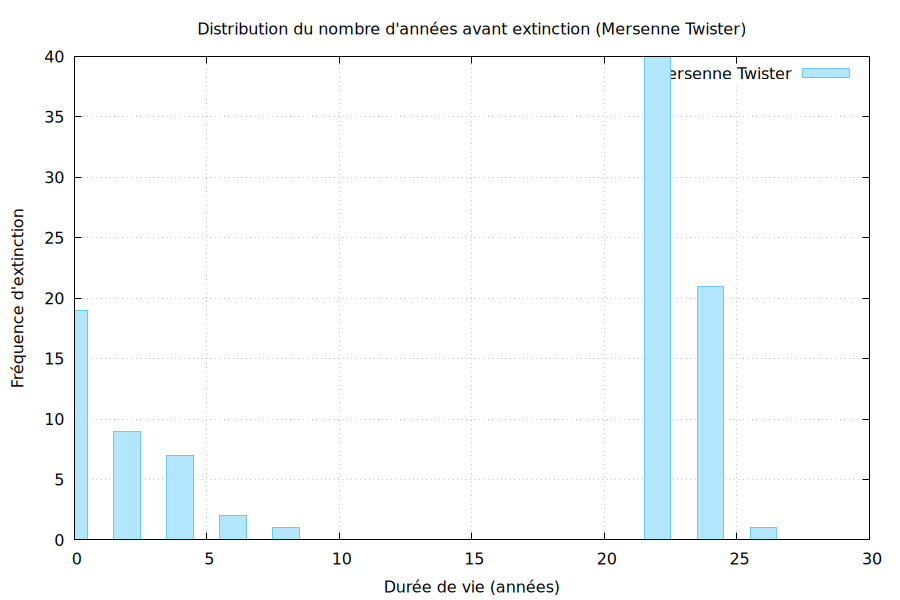

The script that saved this image:
set terminal pngcairo size 900,600
set output "histogram_mt.png"

set title "Distribution du nombre d'années avant extinction (Mersenne Twister)"
set xlabel "Durée de vie (années)"
set ylabel "Fréquence d'extinction"
set style fill solid 0.5
set boxwidth 1
set grid

bin_width = 2
bin(x,width) = width * floor(x / width)
plot "extinction_mt.dat" using (bin($1,bin_width)):(1.0) smooth freq with boxes lc rgb "#66ccff" title "Mersenne Twister"
